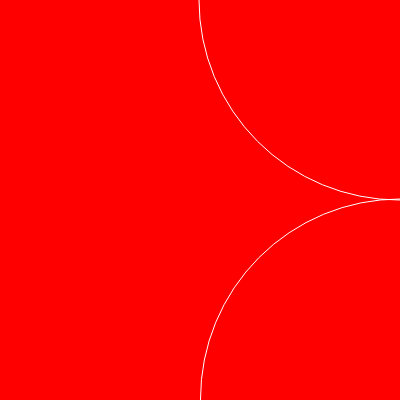
Frame 1 (no input)
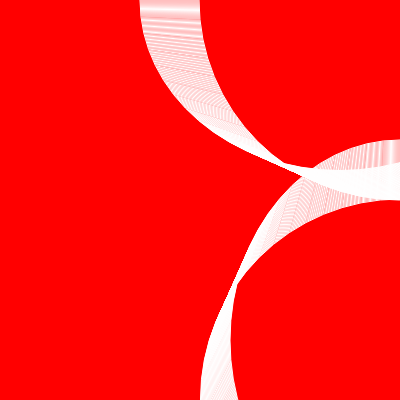
Frame 60 (no input)
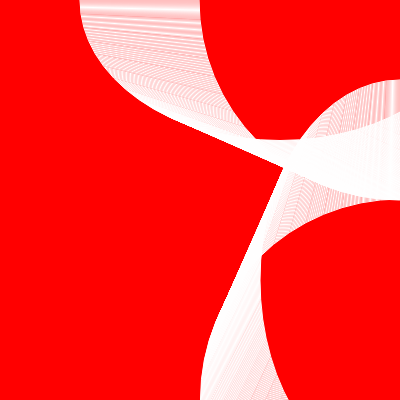
Frame 120 (the mouse pressed at the canvas centre since frame 60)

The p5.js sketch that drew these frames (run headless with seeded random() and noise() and a simulated clock; from frame 60 on, the mouse is pressed at the canvas centre):

// p5.js sketch
// ── sketch.js
let x = 400;
let y = 400

function setup() {
  createCanvas(400, 400);
    background("red");
    stroke(255);
    noFill();
    frameRate(30);
}

function draw() {
  x=x-1;
  if (x<0){
    x = width;
  }
  ellipse(x,0,width,y);
  y=y-1;
  if (y<0){
    y = height;
  }
  ellipse(width,y,x,height);
}
